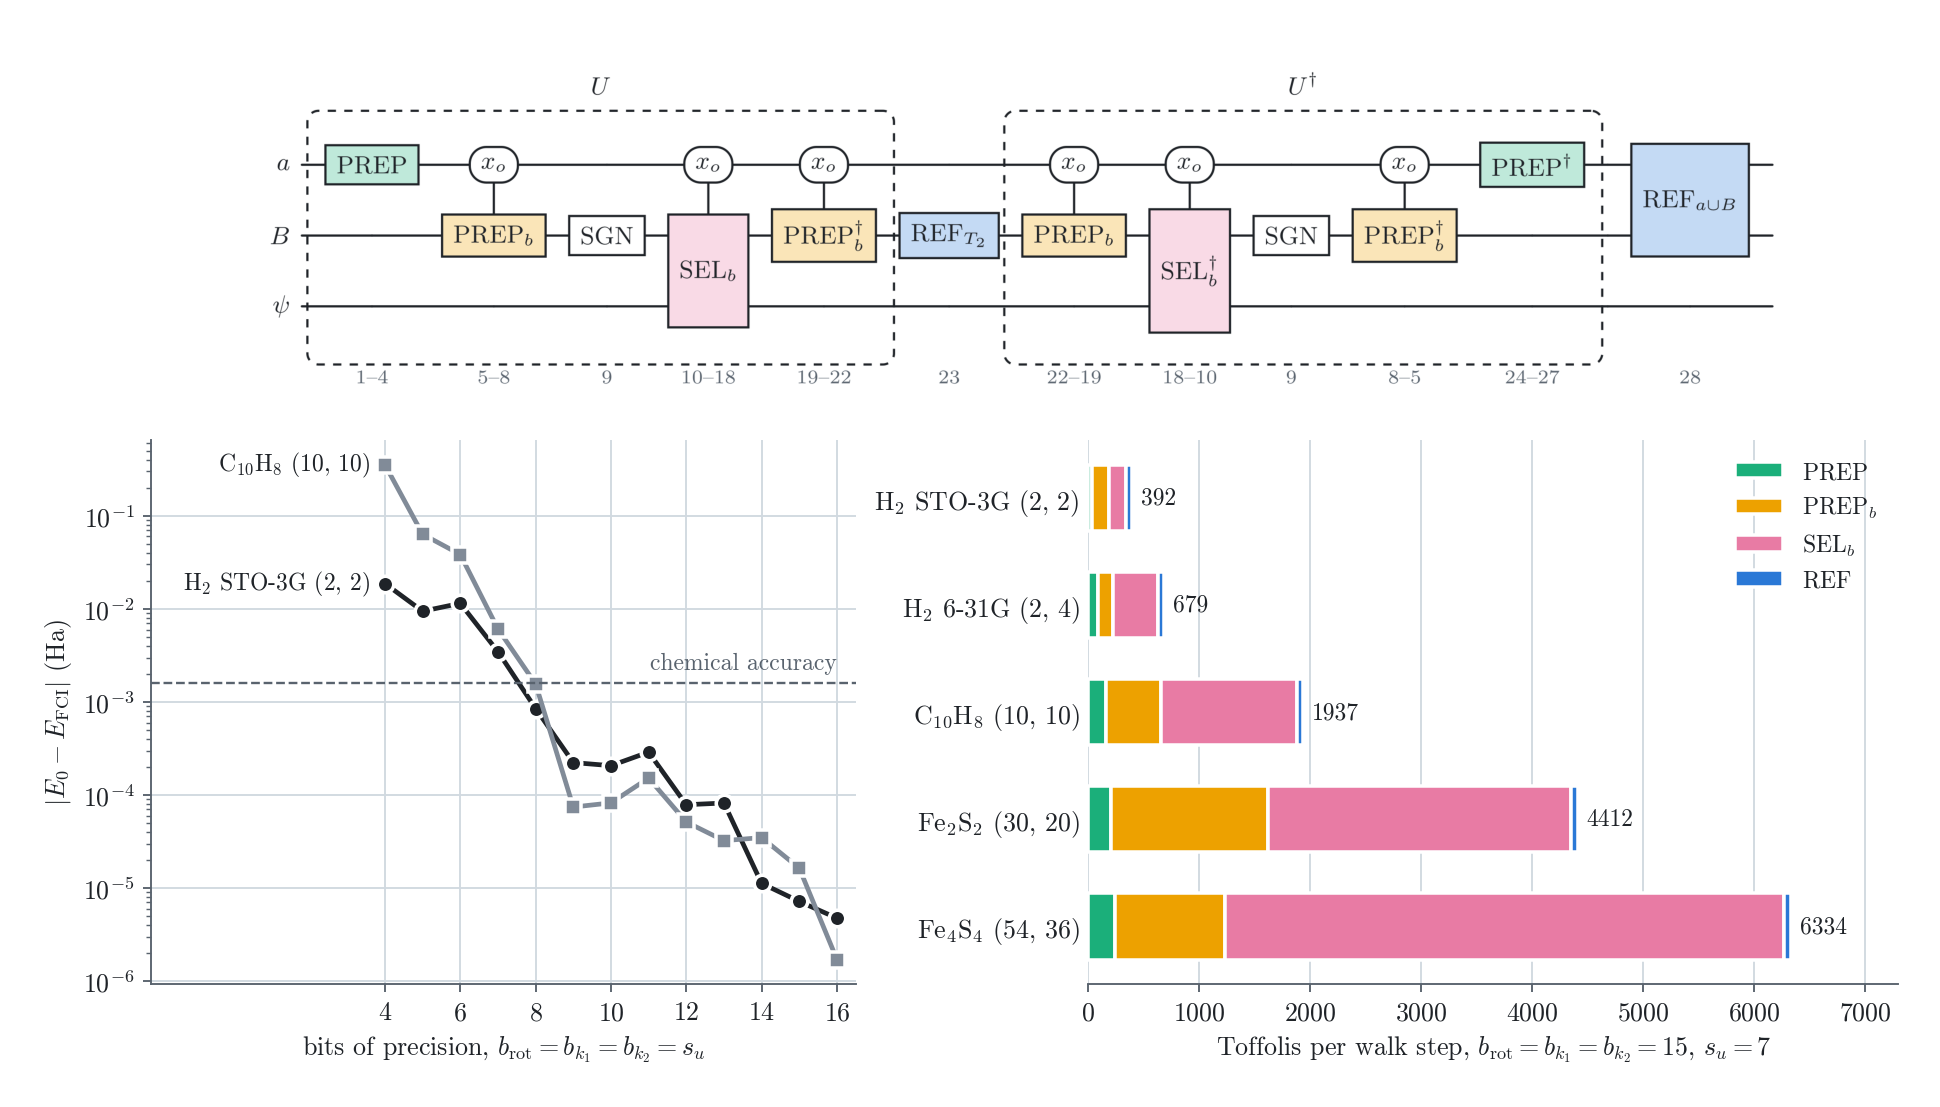

Python code for this plot:
"""Draws the README's opening figure, dfthc-overview.png; needs pyscf."""
import json
import pathlib
import subprocess
import tempfile

import matplotlib.image as mpimg
import matplotlib.pyplot as plt
import numpy as np
from pyscf import fci
from qualtran.resource_counting import get_cost_value, QECGatesCost

from dfthcbe import DFTHCWalk, walk_e_sos, walk_integrals

DOCS = pathlib.Path(__file__).resolve().parent
DATA = DOCS.parent / 'data' / 'dfthc'
KEYS = ('U', 'W', 'w_B', 'w_plus', 'u_plus', 'w_minus', 'u_minus')
SYSTEMS = {  # label, active space (electrons, orbitals)
    'h2_sto3g_R2_B2_C1': (r'H$_2$ STO-3G', (2, 2)),
    'h2_631g_R2_B3_C3': (r'H$_2$ 6-31G', (2, 4)),
    'naphthalene': (r'C$_{10}$H$_8$', (10, 10)),
    'fe2s2': (r'Fe$_2$S$_2$', (30, 20)),
    'fe4s4': (r'Fe$_4$S$_4$', (54, 36)),
}
SWEEP = ('h2_sto3g_R2_B2_C1', 'naphthalene')  # small enough for FCI
BITS = range(4, 17)
BOXES = (('PREP', r'$\mathrm{PREP}$'), ('PREPB', r'$\mathrm{PREP}_b$'),
         ('SEL', r'$\mathrm{SEL}_b$'), ('REF', r'$\mathrm{REF}$'))
HUES = ('#1baf7a', '#eda100', '#e87ba4', '#2a78d6')  # checked for colour blindness and contrast
INK, INK2, LINE2, GRID = '#1f2328', '#59636e', '#818b98', '#d1d9e0'


def factors(name):
    f = np.load(DATA / name / 'factors.npz')
    return {k: f[k] for k in KEYS}


def toffolis(bloq):
    return get_cost_value(bloq, QECGatesCost()).total_toffoli_only()


# --- data ---

def energy_error(name, bits):
    """``E_0 - E_FCI`` of the Hamiltonian the walk encodes, with every precision at ``bits``."""
    f, ints = factors(name), np.load(DATA / name / 'integrals.npz')
    e_gap = json.loads((DATA / name / 'summary.json').read_text())['e_gap']
    walk = DFTHCWalk.from_factors(**f, b_rot=bits, b_k1=bits, b_k2=bits, s=bits)
    enc = walk.block_encoding.encoded_factors()
    nelec = (int(ints['nalpha']), int(ints['nbeta']))
    e_0 = fci.direct_spin1.FCI().kernel(*walk_integrals(**enc), f['U'].shape[2], nelec)[0]
    return e_0 - walk_e_sos(enc['W'], enc['w_B'], enc['w_minus']) - e_gap


def box_toffolis(name):
    """Toffolis per walk step at 15 bits, per box of the circuit, each box with its adjoint."""
    walk = DFTHCWalk.from_factors(**factors(name), b_rot=15, b_k1=15, b_k2=15)
    be = walk.block_encoding
    boxes = {'PREP': toffolis(be.outer) + toffolis(be.outer.adjoint()),
             'PREPB': 2 * (toffolis(be.inner) + toffolis(be.inner.adjoint())),
             'SEL': toffolis(be.select) + toffolis(be.select.adjoint()),
             'REF': toffolis(be.ref_t2) + toffolis(walk.ref_ab)}
    assert sum(boxes.values()) == toffolis(walk)
    return boxes


# --- the circuit, docs/dfthc-walk.tex with each box tinted ---

def circuit_png(build):
    macros = (DOCS / 'circuit-macros.tex').read_text()
    (build / 'circuit-macros.tex').write_text(macros.replace(r'\scriptsize #1',
                                                             r'\scriptsize\color{ink2}#1'))
    tex = (DOCS / 'dfthc-walk.tex').read_text()
    for old, new in [('fill=black!8', 'fill=PREP'), ('fill=black!9', 'fill=SEL'),
                     ('fill=black!3}]{\\mathrm{PREP}', 'fill=PREPB}]{\\mathrm{PREP}'),
                     ('fill=black!3}]{\\mathrm{SGN}', 'fill=white}]{\\mathrm{SGN}'),
                     ('fill=red!10', 'fill=REF')]:
        tex = tex.replace(old, new)
    assert 'black!' not in tex and 'red!' not in tex
    colors = [rf'\definecolor{{ink}}{{HTML}}{{{INK[1:]}}}',
              rf'\definecolor{{ink2}}{{HTML}}{{{INK2[1:]}}}']
    for (key, _), hue in zip(BOXES, HUES):
        colors += [rf'\definecolor{{{key}hue}}{{HTML}}{{{hue[1:]}}}',
                   rf'\colorlet{{{key}}}{{{key}hue!28!white}}']
    tex = tex.replace(r'\pagecolor{white}', '\n'.join([r'\pagecolor{white}'] + colors
                                                      + [r'\color{ink}']))
    (build / 'walk.tex').write_text(tex)
    subprocess.run(['latexmk', '-pdf', '-interaction=nonstopmode', 'walk.tex'], cwd=build,
                   check=True, capture_output=True)
    subprocess.run(['pdftocairo', '-png', '-r', '400', '-singlefile', 'walk.pdf', 'walk'],
                   cwd=build, check=True)
    return build / 'walk.png'


# --- the figure, on white so it reads in both of GitHub's themes ---

def draw(errors, boxes, circuit):
    plt.rcParams.update({
        'font.family': 'serif', 'font.serif': ['cmr10'], 'mathtext.fontset': 'cm',
        'axes.formatter.use_mathtext': True, 'font.size': 11, 'text.color': INK,
        'axes.edgecolor': INK2, 'axes.labelcolor': INK, 'xtick.color': INK2,
        'ytick.color': INK2, 'xtick.labelcolor': INK, 'ytick.labelcolor': INK,
        'axes.spines.top': False, 'axes.spines.right': False,
    })
    fig = plt.figure(figsize=(11, 6.1), layout='constrained')
    top, bottom = fig.subfigures(2, 1, height_ratios=(0.82, 1.35))
    ax = top.subplots()
    ax.imshow(mpimg.imread(circuit))
    ax.axis('off')
    left, right = bottom.subplots(1, 2, width_ratios=(1, 1.15))

    # the energy error against the bits; the molecules in ink, so that colour means a box
    for name, color, marker in zip(SWEEP, (INK, LINE2), 'os'):
        err = np.abs(errors[name])
        left.plot(BITS, err, '-', marker=marker, color=color, lw=2, ms=7, mec='white', mew=1.5)
        label, (n_el, n_orb) = SYSTEMS[name]
        left.text(BITS[0] - 0.4, err[0], f'{label} ({n_el}, {n_orb})', ha='right', va='center',
                  fontsize=10)
    left.axhline(1.6e-3, color=INK2, lw=1, ls='--')
    left.text(BITS[-1], 1.6e-3 * 1.4, 'chemical accuracy', color=INK2, fontsize=10, ha='right')
    left.set(yscale='log', xlim=(-2.2, 16.5), xticks=range(4, 17, 2),
             xlabel=r'bits of precision, $b_{\mathrm{rot}} = b_{k_1} = b_{k_2} = s_u$',
             ylabel=r'$|E_0 - E_{\mathrm{FCI}}|$ (Ha)')
    left.grid(color=GRID, lw=0.8)

    # the Toffolis per walk step, split into the boxes of the circuit
    y, start = np.arange(len(SYSTEMS)), np.zeros(len(SYSTEMS))
    for (key, label), hue in zip(BOXES, HUES):
        width = np.array([boxes[name][key] for name in SYSTEMS])
        right.barh(y, width, left=start, height=0.62, color=hue, edgecolor='white', lw=1.5,
                   label=label)
        start += width
    for yi, total in zip(y, start):
        right.text(total + 80, yi, f'{total:.0f}', va='center', fontsize=10)
    right.set_yticks(y, [f'{label} ({n_el}, {n_orb})' for label, (n_el, n_orb) in SYSTEMS.values()])
    right.tick_params(axis='y', length=0)
    right.spines['left'].set_visible(False)
    right.invert_yaxis()
    right.set(xlim=(0, 7300), xlabel=r'Toffolis per walk step, '
              r'$b_{\mathrm{rot}} = b_{k_1} = b_{k_2} = 15$, $s_u = 7$')
    right.grid(axis='x', color=GRID, lw=0.8)
    right.set_axisbelow(True)
    right.legend(frameon=False, loc='upper right', fontsize=10)

    fig.savefig(DOCS / 'dfthc-overview.png', dpi=170, facecolor='white', bbox_inches='tight',
                pad_inches=0.25)
    plt.close(fig)


if __name__ == '__main__':
    errors = {name: [energy_error(name, bits) for bits in BITS] for name in SWEEP}
    boxes = {name: box_toffolis(name) for name in SYSTEMS}
    with tempfile.TemporaryDirectory() as build:
        draw(errors, boxes, circuit_png(pathlib.Path(build)))
